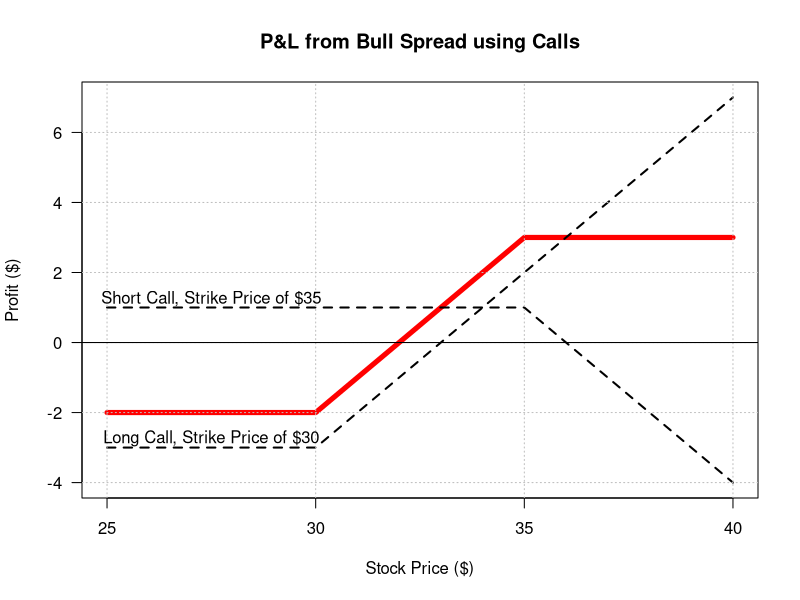

Write R code to recreate this figure.
spread.bull.call <- function(k1, k2, c1, c2){ # Bull Spread using Calls
  
  if (isTRUE(k1 >= k2)){ message("Long Call cannot be higher than Short Call")}
  
  else { # If Strike Prices are OK, then calculate payoffs for calls
    
    L <- rbind(cbind(seq(k1 - 5, k1, 1), -c2),
               cbind(seq(k2 - 4, k2 + 5, 1), seq(k2-5-k1, k2+4-k1, 1) - 2))
    
    S <- rbind(cbind(seq(k1 - 5, k2, 1), c1),
               cbind(seq(k2+1, k2 + 5, 1), 1 - seq(k2 - 4 - k1, k2 - k1, 1)))
    
    colnames(L) <- c("Stock Price", "Profit from Long Call") # Column names         
    colnames(S) <- c("Stock Price", "Profit from Short Call")       
    
    DF <- merge(L, S, by = "Stock Price") # Merge stock and option data frames
    
    DF$`Total Payoff` <- DF[,2] + DF[,3] # Column of Total Pay-off
    
    plot(x = DF[,1], y = DF[,4], las = 1, ylab = "Profit ($)", type = "l",
         xlab = "Stock Price ($)", ylim = c(min(DF[,2:4]), max(DF[,2:4])),
         main = "P&L from Bull Spread using Calls", lwd = 5, col = "red")
    
    for (n in 2:3){ lines(x = DF[,1], y = DF[,n], lwd = 2, lty = 2) }
    
    grid(nx = NULL, ny = NULL, col = "grey", lty = 3) # grid
    
    abline(h = 0) # Break Even line
    
    text(x = k1-2.5, y=1.25, sprintf("Short Call, Strike Price of $%s", k2))
    text(x = k1-2.5, y=-2.75, sprintf("Long Call, Strike Price of $%s", k1))
    
    DF } # Data Frame
}
spread.bull.call(30, 35, 1, 3) # Test
